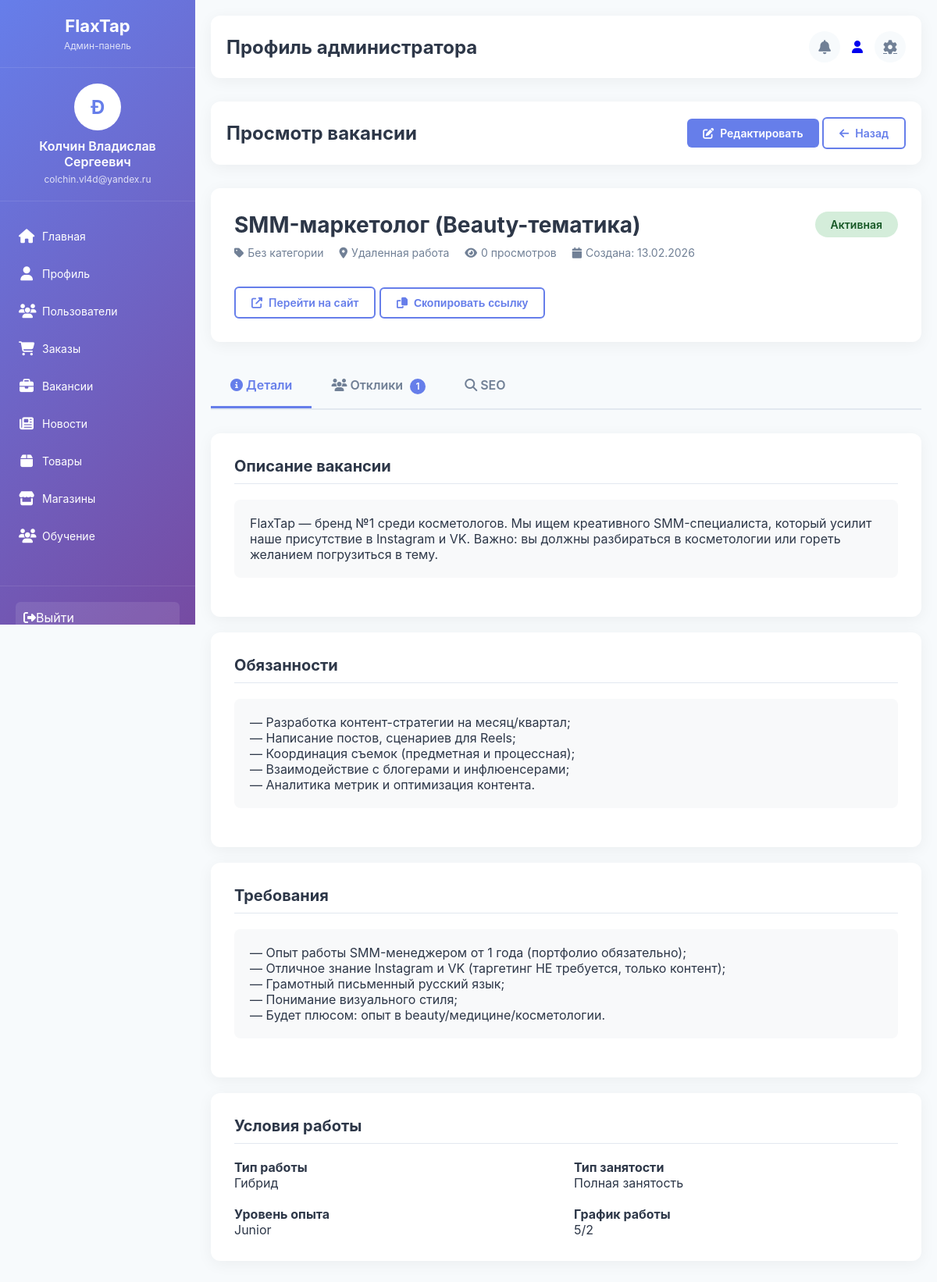
The page /admin/vacancies/view.php?id=13 (signed in) on the database its author committed.
### tables this page shows
CREATE TABLE `vacancies` (
  `id` int NOT NULL,
  `title` varchar(200) NOT NULL COMMENT 'Название вакансии',
  `slug` varchar(200) NOT NULL COMMENT 'URL-адрес вакансии',
  `description` text COMMENT 'Описание вакансии',
  `responsibilities` text COMMENT 'Обязанности',
  `requirements` text COMMENT 'Требования к кандидату',
  `benefits` text COMMENT 'Что мы предлагаем',
  `work_type` enum('office','remote','hybrid') DEFAULT 'office' COMMENT 'Тип работы: офис/удаленно/гибрид',
  `employment_type` enum('full_time','part_time','freelance','internship') DEFAULT 'full_time' COMMENT 'Тип занятости',
  `experience_level` enum('no_experience','junior','middle','senior','lead') DEFAULT 'middle' COMMENT 'Уровень опыта',
  `salary_from` decimal(10,2) DEFAULT NULL COMMENT 'Зарплата от',
  `salary_to` decimal(10,2) DEFAULT NULL COMMENT 'Зарплата до',
  `salary_currency` varchar(10) DEFAULT '₽' COMMENT 'Валюта зарплаты',
  `salary_type` enum('monthly','hourly','project') DEFAULT 'monthly' COMMENT 'Тип оплаты',
  `salary_note` varchar(255) DEFAULT NULL COMMENT 'Примечание к зарплате (например, "+ бонусы")',
  `is_negotiable` tinyint(1) DEFAULT '0' COMMENT 'Зарплата по договоренности',
  `location_city` varchar(100) DEFAULT NULL COMMENT 'Город',
  `location_address` text COMMENT 'Адрес офиса',
  `latitude` decimal(10,8) DEFAULT NULL COMMENT 'Широта для карты',
  `longitude` decimal(11,8) DEFAULT NULL COMMENT 'Долгота для карты',
  `is_remote` tinyint(1) DEFAULT '0' COMMENT 'Удаленная работа',
  `education` varchar(100) DEFAULT NULL COMMENT 'Требования к образованию',
  `languages` text COMMENT 'Требуемые языки',
  `skills` text COMMENT 'Ключевые навыки',
  `department` varchar(100) DEFAULT NULL COMMENT 'Отдел/Департамент',
  `category_id` int DEFAULT NULL COMMENT 'Категория вакансии',
  `status` enum('active','draft','archived','closed') DEFAULT 'draft' COMMENT 'Статус вакансии',
  `priority` enum('urgent','normal','low') DEFAULT 'normal' COMMENT 'Приоритет вакансии',
  `badges` varchar(255) DEFAULT NULL COMMENT 'Бейджи вакансии (срочно, новая и т.д.)',
  `views_count` int DEFAULT '0' COMMENT 'Количество просмотров',
  `applications_count` int DEFAULT '0' COMMENT 'Количество откликов',
  `working_hours` varchar(100) DEFAULT NULL COMMENT 'График работы',
  `schedule_notes` text COMMENT 'Примечания к графику',
  `selection_process` text COMMENT 'Описание процесса отбора',
  `application_deadline` date DEFAULT NULL COMMENT 'Срок подачи заявки',
  `contact_person` varchar(100) DEFAULT NULL COMMENT 'Контактное лицо',
  `contact_email` varchar(100) DEFAULT NULL COMMENT 'Email для откликов',
  `contact_phone` varchar(20) DEFAULT NULL COMMENT 'Телефон для связи',
  `meta_title` varchar(200) DEFAULT NULL,
  `meta_description` text,
  `meta_keywords` text,
  `is_published` tinyint(1) DEFAULT '0' COMMENT 'Опубликована ли вакансия',
  `published_at` datetime DEFAULT NULL COMMENT 'Дата публикации',
  `created_by` int DEFAULT NULL COMMENT 'Кто создал вакансию',
  `updated_by` int DEFAULT NULL COMMENT 'Кто обновил вакансию',
  `created_at` timestamp NULL DEFAULT CURRENT_TIMESTAMP,
  `updated_at` timestamp NULL DEFAULT CURRENT_TIMESTAMP ON UPDATE CURRENT_TIMESTAMP
);

### admin/vacancies/view.php (the view, shortened to what this page needs)
<?php
include "../config/database.php";
$vacancy_id = isset($_GET['id']) ? (int)$_GET['id'] : 0;
$query = "SELECT v.*,
          vc.name as category_name,
          u1.name as created_by_name,
          u2.name as updated_by_name
          FROM vacancies v
          LEFT JOIN vacancy_categories vc ON v.category_id = vc.id
          LEFT JOIN users u1 ON v.created_by = u1.id
          LEFT JOIN users u2 ON v.updated_by = v.updated_by
          WHERE v.id = $vacancy_id";
$result = mysqli_query($conn, $query);
$vacancy = mysqli_fetch_assoc($result);
$active_tab = isset($_GET['tab']) ? $_GET['tab'] : 'details';
?>
<!DOCTYPE html>
<html lang="ru">
<head>
    <link rel="stylesheet" href="../assets/style/style.css">
    <link rel="stylesheet" href="https://cdnjs.cloudflare.com/ajax/libs/font-awesome/6.4.0/css/all.min.css">
    <link rel="stylesheet" href="../assets/style/vacancies/view.css">
</head>
<body>
    <?php include "../inc/sidebar.php"; ?>
    <main class="main-content">
        <?php include "../inc/header.php"; ?>
        <div class="header">
            <h1>Просмотр вакансии</h1>
            <div>
                <a href="edit.php?id=<?php echo $vacancy_id; ?>" class="btn btn-primary">
                    <i class="fas fa-edit"></i> Редактировать
                </a>
                <a href="index.php" class="btn btn-outline">
                    <i class="fas fa-arrow-left"></i> Назад
                </a>
            </div>
        </div>
        <div class="view-container">
            <div class="vacancy-header">
                <div class="header-top">
                    <div>
                        <h1 class="vacancy-title"><?php echo htmlspecialchars($vacancy['title']); ?></h1>
                        <div class="vacancy-meta">
                            <div class="meta-item">
                                <i class="fas fa-tag"></i>
                                <span><?php echo htmlspecialchars($vacancy['category_name'] ?? 'Без категории'); ?></span>
                            </div>
                            <div class="meta-item">
                                <i class="fas fa-map-marker-alt"></i>
                                <span>
                                    <?php if ($vacancy['is_remote']): ?>
                                        Удаленная работа
                                    <?php else: ?>
                                        <?php echo htmlspecialchars($vacancy['location_city']); ?>, <?php echo htmlspecialchars($vacancy['location_address']); ?>
                                    <?php endif; ?>
                                </span>
                            </div>
                            <div class="meta-item">
                                <i class="fas fa-eye"></i>
                                <span><?php echo $vacancy['views_count']; ?> просмотров</span>
                            </div>
                            <div class="meta-item">
                                <i class="fas fa-calendar"></i>
                                <span>Создана: <?php echo date('d.m.Y', strtotime($vacancy['created_at'])); ?></span>
                            </div>
                        </div>
                    </div>
                    <div>
                        <?php
                        $status_class = 'badge-' . $vacancy['status'];
                        $status_text = '';
                        switch($vacancy['status']) {
                            case 'active': $status_text = 'Активная'; break;
                        }
                        ?>
                        <div class="status-badge-large <?php echo $status_class; ?>">
                            <?php echo $status_text; ?>
                        </div>
                    </div>
                </div>
                <div class="header-actions">
                    <?php if ($vacancy['is_published']): ?>
                        <a href="/career/<?php echo $vacancy['slug']; ?>" target="_blank" class="btn btn-outline">
                            <i class="fas fa-external-link-alt"></i> Перейти на сайт
                        </a>
                        <button onclick="copyLink()" class="btn btn-outline">
                            <i class="fas fa-copy"></i> Скопировать ссылку
                        </button>
                    <?php endif; ?>
                </div>
            </div>
            <div class="tabs">
                <a href="?id=<?php echo $vacancy_id; ?>&tab=details"
                   class="tab <?php echo $active_tab == 'details' ? 'active' : ''; ?>">
                    <i class="fas fa-info-circle"></i> Детали
                </a>
                <a href="?id=<?php echo $vacancy_id; ?>&tab=applications"
                   class="tab <?php echo $active_tab == 'applications' ? 'active' : ''; ?>">
                    <i class="fas fa-users"></i> Отклики
                    <?php
                    $count_query = "SELECT COUNT(*) as count FROM vacancy_applications WHERE vacancy_id = $vacancy_id";
                    $count_result = mysqli_query($conn, $count_query);
                    $count = mysqli_fetch_assoc($count_result)['count'];
                    if ($count > 0): ?>
                        <span style="background: var(--primary-color); color: white; border-radius: 50%; width: 20px; height: 20px; display: inline-flex; align-items: center; justify-content: center; font-size: 12px; margin-left: 5px;">
                            <?php echo $count; ?>
                        </span>
                    <?php endif; ?>
                </a>
                <a href="?id=<?php echo $vacancy_id; ?>&tab=seo"
                   class="tab <?php echo $active_tab == 'seo' ? 'active' : ''; ?>">
                    <i class="fas fa-search"></i> SEO
                </a>
            </div>
            <div id="detailsTab" class="tab-content <?php echo $active_tab == 'details' ? 'active' : ''; ?>">
                <div class="details-card">
                    <h3 class="section-title">Описание вакансии</h3>
                    <div class="content-box">
                        <?php echo $vacancy['description']; ?>
                    </div>
                </div>
                <div class="details-card">
                    <h3 class="section-title">Обязанности</h3>
                    <div class="content-box">
                        <?php echo nl2br(htmlspecialchars($vacancy['responsibilities'])); ?>
                    </div>
                </div>
                <div class="details-card">
                    <h3 class="section-title">Требования</h3>
                    <div class="content-box">
                        <?php echo nl2br(htmlspecialchars($vacancy['requirements'])); ?>
                    </div>
                </div>
                <div class="details-card">
                    <h3 class="section-title">Условия работы</h3>
                    <div class="row" style="display: grid; grid-template-columns: 1fr 1fr; gap: 20px;">
                        <div>
                            <h4>Тип работы</h4>
                            <p>
                                <?php
                                switch($vacancy['work_type']) {
                                    case 'hybrid': echo 'Гибрид'; break;
                                }
                                ?>
                            </p>
                        </div>
                        <div>
                            <h4>Тип занятости</h4>
                            <p>
                                <?php
                                switch($vacancy['employment_type']) {
                                    case 'full_time': echo 'Полная занятость'; break;
                                }
                                ?>
                            </p>
                        </div>
                        <div>
                            <h4>Уровень опыта</h4>
                            <p>
                                <?php
                                switch($vacancy['experience_level']) {
                                    case 'junior': echo 'Junior'; break;
                                }
                                ?>
                            </p>
                        </div>
                        <div>
                            <h4>График работы</h4>
                            <p><?php echo htmlspecialchars($vacancy['working_hours']); ?></p>
                        </div>
                    </div>
                </div>
            </div>
        </div>
    </main>
</body>
</html>

### admin/assets/style/style.css (style rules this page uses)
:root { --primary-color: #667eea; --primary-dark: #5a67d8; --secondary-color: #764ba2; --sidebar-width: 250px; --header-height: 70px; --dark-color: #2d3748; --light-color: #f7fafc; --gray-color: #718096; --success-color: #48bb78; --danger-color: #f56565; --warning-color: #ed8936; --info-color: #4299e1; }
* { margin: 0; padding: 0; box-sizing: border-box; }
body { font-family: 'Inter', sans-serif; background-color: var(--light-color); color: var(--dark-color); display: flex; min-height: 100vh; }
.main-content { flex: 1; margin-left: var(--sidebar-width); padding: 20px; }
.header { background: white; padding: 20px; border-radius: 12px; margin-bottom: 30px; box-shadow: 0 4px 20px rgba(0,0,0,0.05); display: flex; justify-content: space-between; align-items: center; }
.header h1 { font-size: 24px; font-weight: 700; color: var(--dark-color); }
.btn { padding: 10px 20px; border: none; border-radius: 6px; font-size: 14px; font-weight: 600; cursor: pointer; transition: all 0.3s; text-decoration: none; display: inline-flex; align-items: center; gap: 8px; }
.btn-primary { background: var(--primary-color); color: white; }
.btn-outline { background: transparent; border: 2px solid var(--primary-color); color: var(--primary-color); }

### admin/assets/style/vacancies/view.css (style rules this page uses)
.view-container { max-width: 1200px; margin: 0 auto; }
.vacancy-header { background: white; border-radius: 12px; padding: 30px; box-shadow: 0 4px 20px rgba(0,0,0,0.05); margin-bottom: 30px; }
.header-top { display: flex; justify-content: space-between; align-items: flex-start; margin-bottom: 20px; }
.vacancy-title { font-size: 28px; font-weight: 700; color: var(--dark-color); margin-bottom: 10px; }
.vacancy-meta { display: flex; gap: 20px; font-size: 14px; color: var(--gray-color); margin-bottom: 15px; }
.meta-item { display: flex; align-items: center; gap: 5px; }
.status-badge-large { padding: 8px 20px; border-radius: 25px; font-size: 14px; font-weight: 600; display: inline-block; }
.badge-active { background-color: #d4edda; color: #155724; }
.tabs { display: flex; border-bottom: 2px solid #e2e8f0; margin-bottom: 30px; }
.tab { padding: 15px 25px; font-weight: 600; color: var(--gray-color); text-decoration: none; border-bottom: 3px solid transparent; transition: all 0.3s; }
.tab.active { color: var(--primary-color); border-bottom-color: var(--primary-color); }
.tab-content { display: none; }
.tab-content.active { display: block; }
.details-card { background: white; border-radius: 12px; padding: 30px; box-shadow: 0 4px 20px rgba(0,0,0,0.05); margin-bottom: 20px; }
.section-title { font-size: 20px; font-weight: 700; color: var(--dark-color); margin-bottom: 20px; padding-bottom: 10px; border-bottom: 1px solid #e2e8f0; }
.content-box { background: #f8f9fa; padding: 20px; border-radius: 8px; margin-bottom: 20px; }

### rows shown on the page
vacancies: title "SMM-маркетолог (Beauty-тематика)", views_count "0", created_at "13.02.2026", status "Активная", description "FlaxTap — бренд №1 среди косметологов. Мы ищем креативного SMM-специалиста, который усилит наше присутствие в Instagram и VK. Важно: вы должны разбираться в косметологии или гореть желанием погрузиться в тему.", responsibilities "— Разработка контент-стратегии на месяц/квартал; — Написание постов, сценариев для Reels; — Координация съемок (предметная и процессная); — Взаимодействие с блогерами и инфлюенсерами; — Аналитика метрик и оптимизация контента.", requirements "— Опыт работы SMM-менеджером от 1 года (портфолио обязательно); — Отличное знание Instagram и VK (таргетинг НЕ требуется, только контент); — Грамотный письменный русский язык; — Понимание визуального стиля; — Будет плюсом: опыт в beauty/медицине/косметологии.", working_hours "5/2"

### other values the page prints
substr($admin['name'], 0, 1) "Ð"
$admin['name'] "Колчин Владислав Сергеевич"
$admin['email'] "colchin.vl4d@yandex.ru"
$vacancy['category_name'] "Без категории"
$count "1"
